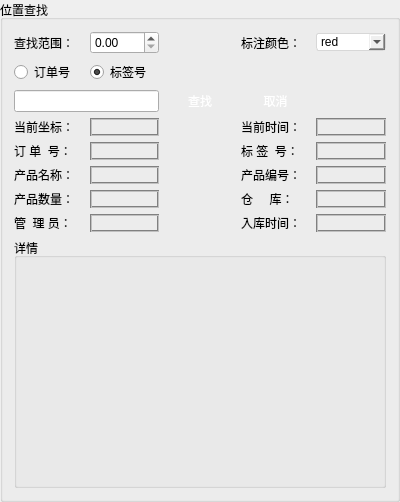
          <widget class="QGroupBox" name="groupBox_12">
           <property name="minimumSize">
            <size>
             <width>400</width>
             <height>229</height>
            </size>
           </property>
           <property name="styleSheet">
            <string notr="true">
font: 9pt &quot;微软雅黑&quot;;

</string>
           </property>
           <property name="title">
            <string>位置查找</string>
           </property>
           <layout class="QGridLayout" name="gridLayout_19">
            <item row="6" column="3">
             <widget class="QLabel" name="label_45">
              <property name="text">
               <string>产品编号：</string>
              </property>
             </widget>
            </item>
            <item row="8" column="3">
             <widget class="QLabel" name="label_49">
              <property name="text">
               <string>入库时间：</string>
              </property>
             </widget>
            </item>
            <item row="0" column="0">
             <widget class="QLabel" name="label_40">
              <property name="text">
               <string>查找范围：</string>
              </property>
             </widget>
            </item>
            <item row="0" column="3">
             <widget class="QLabel" name="label_41">
              <property name="text">
               <string>标注颜色：</string>
              </property>
             </widget>
            </item>
            <item row="0" column="1">
             <widget class="QDoubleSpinBox" name="doubleSpinBox"/>
            </item>
            <item row="0" column="4">
             <widget class="QComboBox" name="comboBox_3">
              <property name="styleSheet">
               <string notr="true">QComboBox{border:1px solid #d7d7d7; 
border-radius: 3px; }
QListView::item:!selected{
color: #19649f
} 
QListView::item:selected:active{
background-color: #1275c3
}
QListView::item:selected{
color: white
}</string>
              </property>
              <item>
               <property name="text">
                <string>red</string>
               </property>
              </item>
              <item>
               <property name="text">
                <string>yellow</string>
               </property>
              </item>
              <item>
               <property name="text">
                <string>blue</string>
               </property>
              </item>
              <item>
               <property name="text">
                <string>green</string>
               </property>
              </item>
             </widget>
            </item>
            <item row="1" column="0">
             <widget class="QRadioButton" name="radioButton">
              <property name="text">
               <string>订单号</string>
              </property>
             </widget>
            </item>
            <item row="1" column="1">
             <widget class="QRadioButton" name="radioButton_2">
              <property name="enabled">
               <bool>true</bool>
              </property>
              <property name="text">
               <string>标签号</string>
              </property>
              <property name="checked">
               <bool>true</bool>
              </property>
             </widget>
            </item>
            <item row="9" column="0" colspan="5">
             <widget class="QGroupBox" name="groupBox_14">
              <property name="minimumSize">
               <size>
                <width>0</width>
                <height>250</height>
               </size>
              </property>
              <property name="maximumSize">
               <size>
                <width>16777215</width>
                <height>250</height>
               </size>
              </property>
              <property name="title">
               <string>详情</string>
              </property>
              <layout class="QGridLayout" name="gridLayout">
               <item row="0" column="0">
                <widget class="QLabel" name="label_52">
                 <property name="text">
                  <string/>
                 </property>
                </widget>
               </item>
               <item row="0" column="1">
                <widget class="QLabel" name="label_53">
                 <property name="text">
                  <string/>
                 </property>
                </widget>
               </item>
               <item row="1" column="0">
                <widget class="QLabel" name="label_54">
                 <property name="text">
                  <string/>
                 </property>
                </widget>
               </item>
               <item row="1" column="1">
                <widget class="QLabel" name="label_55">
                 <property name="text">
                  <string/>
                 </property>
                </widget>
               </item>
               <item row="2" column="0">
                <widget class="QLabel" name="label_56">
                 <property name="text">
                  <string/>
                 </property>
                </widget>
               </item>
               <item row="2" column="1">
                <widget class="QLabel" name="label_57">
                 <property name="text">
                  <string/>
                 </property>
                </widget>
               </item>
               <item row="3" column="0">
                <widget class="QLabel" name="label_58">
                 <property name="text">
                  <string/>
                 </property>
                </widget>
               </item>
               <item row="3" column="1">
                <widget class="QLabel" name="label_59">
                 <property name="text">
                  <string/>
                 </property>
                </widget>
               </item>
              </layout>
             </widget>
            </item>
            <item row="3" column="2">
             <widget class="QPushButton" name="pushButton_28">
              <property name="maximumSize">
               <size>
                <width>666666</width>
                <height>16777215</height>
               </size>
              </property>
              <property name="styleSheet">
               <string notr="true">
QPushButton{  
color:rgb(255, 255, 255);   
border-style:solid;  
border-top-left-radius:2px;  
border-top-right-radius:2px;  
background: qlineargradient(x1: 0, y1: 0, x2: 0, y2: 1, stop:0 rgb(226,236,241),   
                            stop: 0.3 rgb(160,160,160),  
                              stop: 1 rgb(140,140,140));  
border:1px;  
border-radius:5px;padding:2px 4px;/*border-radius控制圆角大小*/  
}  
QPushButton:hover{  /*鼠标放上后*/  
color:rgb(255, 255, 255);  
border-style:solid;  
border-top-left-radius:2px;  
border-top-right-radius:2px;  
background: qlineargradient(x1: 0, y1: 0, x2: 0, y2: 1, stop:0 rgb(226,236,241),   
                            stop: 0.3 rgb(160,160,160),  
                              stop: 1 rgb(120,120,120));  
border:1px;  
border-radius:5px;padding:2px 4px;  
}  
QPushButton:pressed{ /*按下按钮后*/  
color:rgb(255, 255, 255);   
border-style:solid;  
border-top-left-radius:2px;  
border-top-right-radius:2px;  
background: qlineargradient(x1: 0, y1: 0, x2: 0, y2: 1, stop:0 rgb(226,236,241),   
                            stop: 0.3 rgb(190,190,190),  
                              stop: 1 rgb(160,160,160));  
border:1px;  
border-radius:5px;padding:2px 4px;  
}  
 </string>
              </property>
              <property name="text">
               <string>查找</string>
              </property>
             </widget>
            </item>
            <item row="4" column="3">
             <widget class="QLabel" name="label_51">
              <property name="text">
               <string>当前时间：</string>
              </property>
             </widget>
            </item>
            <item row="3" column="3">
             <widget class="QPushButton" name="pushButton_78">
              <property name="maximumSize">
               <size>
                <width>444444</width>
                <height>16777215</height>
               </size>
              </property>
              <property name="styleSheet">
               <string notr="true">
QPushButton{  
color:rgb(255, 255, 255);   
border-style:solid;  
border-top-left-radius:2px;  
border-top-right-radius:2px;  
background: qlineargradient(x1: 0, y1: 0, x2: 0, y2: 1, stop:0 rgb(226,236,241),   
                            stop: 0.3 rgb(160,160,160),  
                              stop: 1 rgb(140,140,140));  
border:1px;  
border-radius:5px;padding:2px 4px;/*border-radius控制圆角大小*/  
}  
QPushButton:hover{  /*鼠标放上后*/  
color:rgb(255, 255, 255);  
border-style:solid;  
border-top-left-radius:2px;  
border-top-right-radius:2px;  
background: qlineargradient(x1: 0, y1: 0, x2: 0, y2: 1, stop:0 rgb(226,236,241),   
                            stop: 0.3 rgb(160,160,160),  
                              stop: 1 rgb(120,120,120));  
border:1px;  
border-radius:5px;padding:2px 4px;  
}  
QPushButton:pressed{ /*按下按钮后*/  
color:rgb(255, 255, 255);   
border-style:solid;  
border-top-left-radius:2px;  
border-top-right-radius:2px;  
background: qlineargradient(x1: 0, y1: 0, x2: 0, y2: 1, stop:0 rgb(226,236,241),   
                            stop: 0.3 rgb(190,190,190),  
                              stop: 1 rgb(160,160,160));  
border:1px;  
border-radius:5px;padding:2px 4px;  
}  
 </string>
              </property>
              <property name="text">
               <string>取消</string>
              </property>
             </widget>
            </item>
            <item row="3" column="0" colspan="2">
             <widget class="QLineEdit" name="lineEdit_22"/>
            </item>
            <item row="7" column="0">
             <widget class="QLabel" name="label_46">
              <property name="text">
               <string>产品数量：</string>
              </property>
             </widget>
            </item>
            <item row="5" column="1">
             <widget class="QPushButton" name="pushButton_81">
              <property name="cursor">
               <cursorShape>PointingHandCursor</cursorShape>
              </property>
              <property name="styleSheet">
               <string notr="true">QPushButton{  	
    border-radius: 10px;   
    border: 2px groove gray;   
 }
QPushButton:hover{
	border: 2px groove balck; 
}
QPushButton:pressed{
	border-style: inset;
	border: 2px groove red; 
} </string>
              </property>
              <property name="text">
               <string/>
              </property>
             </widget>
            </item>
            <item row="8" column="0">
             <widget class="QLabel" name="label_48">
              <property name="text">
               <string>管  理 员：</string>
              </property>
             </widget>
            </item>
            <item row="7" column="1">
             <widget class="QPushButton" name="pushButton_85">
              <property name="styleSheet">
               <string notr="true">QPushButton{  	
	font: 9pt &quot;微软雅黑&quot;;
    border-radius: 10px;   
    border: 2px groove gray;  

 }
</string>
              </property>
              <property name="text">
               <string/>
              </property>
             </widget>
            </item>
            <item row="8" column="1">
             <widget class="QPushButton" name="pushButton_87">
              <property name="cursor">
               <cursorShape>PointingHandCursor</cursorShape>
              </property>
              <property name="styleSheet">
               <string notr="true">QPushButton{  	
    border-radius: 10px;   
    border: 2px groove gray;   
 }
QPushButton:hover{
	border: 2px groove balck; 
}
QPushButton:pressed{
	border-style: inset;
	border: 2px groove red; 
} </string>
              </property>
              <property name="text">
               <string/>
              </property>
             </widget>
            </item>
            <item row="5" column="4">
             <widget class="QPushButton" name="pushButton_82">
              <property name="cursor">
               <cursorShape>PointingHandCursor</cursorShape>
              </property>
              <property name="styleSheet">
               <string notr="true">QPushButton{  	
    border-radius: 10px;   
    border: 2px groove gray;   
 }
QPushButton:hover{
	border: 2px groove balck; 
}
QPushButton:pressed{
	border-style: inset;
	border: 2px groove red; 
} </string>
              </property>
              <property name="text">
               <string/>
              </property>
             </widget>
            </item>
            <item row="8" column="4">
             <widget class="QPushButton" name="pushButton_88">
              <property name="styleSheet">
               <string notr="true">QPushButton{  	
	font: 9pt &quot;微软雅黑&quot;;
    border-radius: 10px;   
    border: 2px groove gray;  

 }
</string>
              </property>
              <property name="text">
               <string/>
              </property>
             </widget>
            </item>
            <item row="5" column="3">
             <widget class="QLabel" name="label_43">
              <property name="text">
               <string>标 签  号：</string>
              </property>
             </widget>
            </item>
            <item row="7" column="4">
             <widget class="QPushButton" name="pushButton_86">
              <property name="cursor">
               <cursorShape>PointingHandCursor</cursorShape>
              </property>
              <property name="styleSheet">
               <string notr="true">QPushButton{  	
    border-radius: 10px;   
    border: 2px groove gray;   
 }
QPushButton:hover{
	border: 2px groove balck; 
}
QPushButton:pressed{
	border-style: inset;
	border: 2px groove red; 
} </string>
              </property>
              <property name="text">
               <string/>
              </property>
             </widget>
            </item>
            <item row="6" column="4">
             <widget class="QPushButton" name="pushButton_84">
              <property name="cursor">
               <cursorShape>PointingHandCursor</cursorShape>
              </property>
              <property name="styleSheet">
               <string notr="true">QPushButton{  	
    border-radius: 10px;   
    border: 2px groove gray;   
 }
QPushButton:hover{
	border: 2px groove balck; 
}
QPushButton:pressed{
	border-style: inset;
	border: 2px groove red; 
} </string>
              </property>
              <property name="text">
               <string/>
              </property>
             </widget>
            </item>
            <item row="7" column="3">
             <widget class="QLabel" name="label_47">
              <property name="text">
               <string>仓     库：</string>
              </property>
             </widget>
            </item>
            <item row="4" column="1">
             <widget class="QPushButton" name="pushButton_79">
              <property name="styleSheet">
               <string notr="true">QPushButton{  	  
    border-radius: 10px;   
    border: 2px groove gray;  
 }
</string>
              </property>
              <property name="text">
               <string/>
              </property>
             </widget>
            </item>
            <item row="5" column="0">
             <widget class="QLabel" name="label_42">
              <property name="text">
               <string>订 单  号：</string>
              </property>
             </widget>
            </item>
            <item row="6" column="1">
             <widget class="QPushButton" name="pushButton_83">
              <property name="styleSheet">
               <string notr="true">QPushButton{  	  
    border-radius: 10px;   
    border: 2px groove gray;  
 }</string>
              </property>
              <property name="text">
               <string/>
              </property>
             </widget>
            </item>
            <item row="4" column="0">
             <widget class="QLabel" name="label_50">
              <property name="styleSheet">
               <string notr="true">font: 9pt &quot;微软雅黑&quot;;</string>
              </property>
              <property name="text">
               <string>当前坐标：</string>
              </property>
             </widget>
            </item>
            <item row="6" column="0">
             <widget class="QLabel" name="label_44">
              <property name="text">
               <string>产品名称：</string>
              </property>
             </widget>
            </item>
            <item row="4" column="4">
             <widget class="QPushButton" name="pushButton_80">
              <property name="styleSheet">
               <string notr="true">QPushButton{  	  
    border-radius: 10px;   
    border: 2px groove gray;  
 }</string>
              </property>
              <property name="text">
               <string/>
              </property>
             </widget>
            </item>
           </layout>
          </widget>
